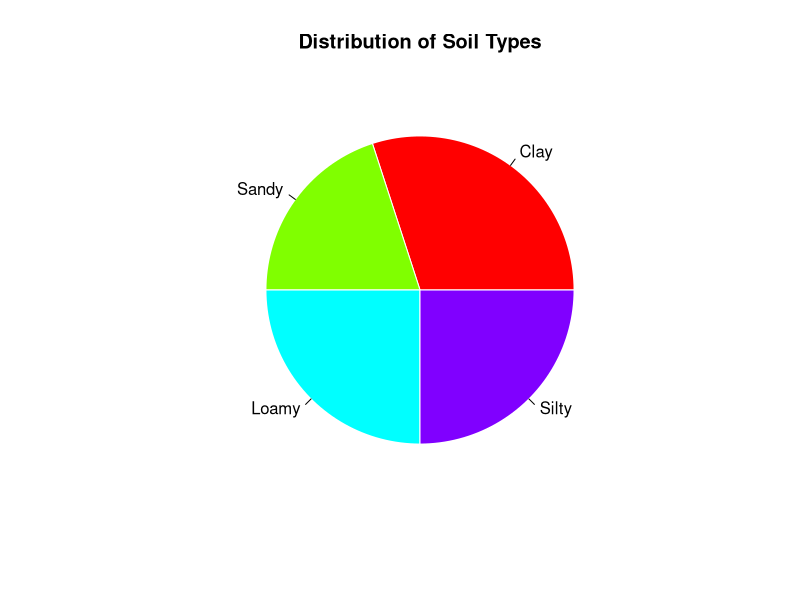
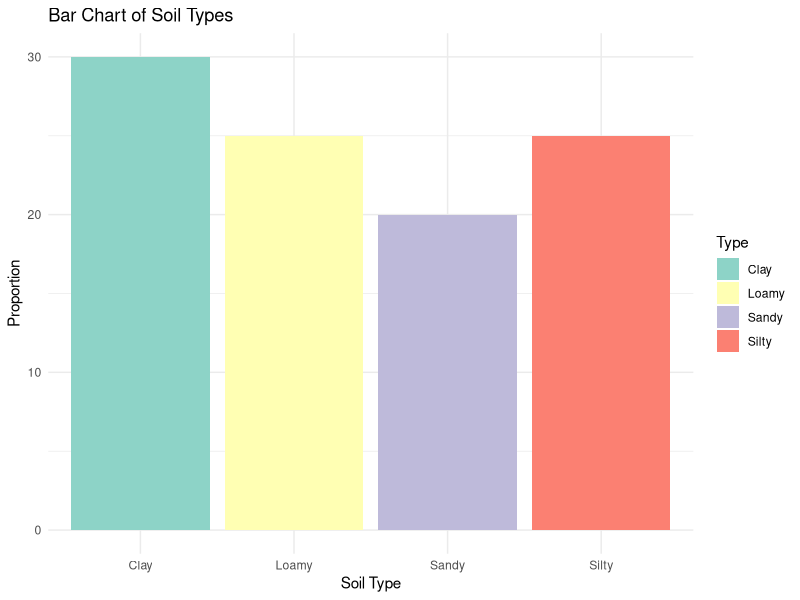

Reproduce these figures in R, in order.
library(ggplot2)
soil_types <- c("Clay", "Sandy", "Loamy", "Silty")
proportions <- c(30, 20, 25, 25)
soil_data <- data.frame(Type = soil_types, Proportion = proportions)
pie(soil_data$Proportion, 
    labels = soil_data$Type, 
    main = "Distribution of Soil Types", 
    col = rainbow(length(soil_data$Type)),
    border = "white")
ggplot(soil_data, aes(x = Type, y = Proportion, fill = Type)) +
  geom_bar(stat = "identity") +
  labs(title = "Bar Chart of Soil Types", x = "Soil Type", y = "Proportion") +
  theme_minimal() +
  scale_fill_brewer(palette = "Set3")  # Optional: different color palette
